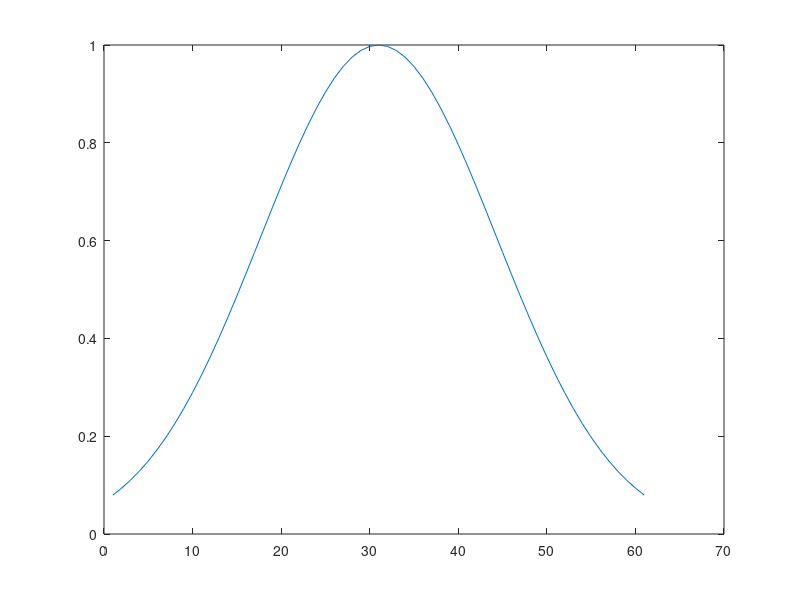
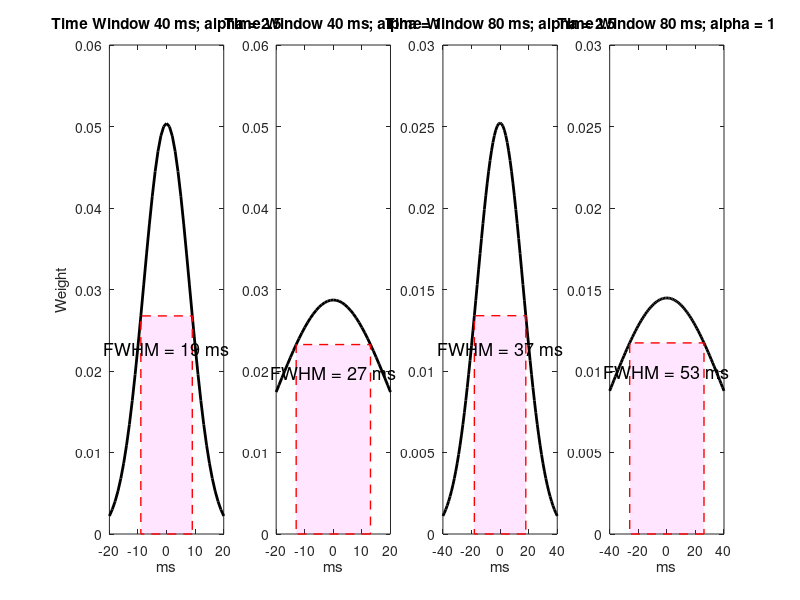
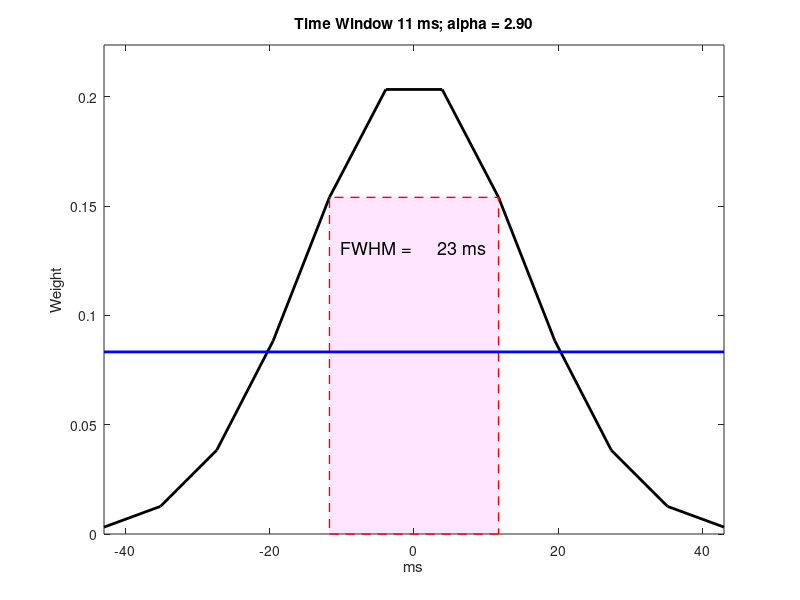

These figures' MATLAB source, in order:
%% FWHM

vec = gausswin(61,2.25);

% Find the half max value.
halfMax = (min(vec) + max(vec)) / 2;
% Find where the vec first drops below half the max.
index1 = find(vec >= halfMax, 1, 'first');
% Find where the vec last rises above half the max.
index2 = find(vec >= halfMax, 1, 'last');
fwhm = index2-index1 + 1; % FWHM in indexes.
1.024*fwhm
plot(vec)


srate = 1024;
time_wind1 = 40;
time_wind2 = 80;
time_scale1 = -time_wind1/2:1:time_wind1/2;
time_scale2 = -time_wind2/2:1:time_wind2/2;

figure('Pos',[16 526 1898 420])
subplot(1,4,1)
data = gausswin(length(time_scale1))'./sum(gausswin(length(time_scale1))); halfMax = (min(data) + max(data)) / 2;
index1 = find(data >= halfMax, 1, 'first');
index2 = find(data >= halfMax, 1, 'last');
plot(time_scale1, data,'k','linewidth',2)
hold on
patch(time_scale1([index1 index2 index2 index1]),[0 0 data([index2 index2])],'m','FaceAlpha',0.1,'EdgeColor','r','LineStyle','--','LineWidth',1);
ylabel('Weight'); xlabel('ms'); title('Time Window 40 ms; alpha = 2.5'); ylim([0 0.06]); xlim([time_scale1(1) time_scale1(end)]);
text(0,data(index1)*.85,sprintf('FWHM = %2.0f ms',time_scale1(index2) - time_scale1(index1) + 1),'FontSize',13,'HorizontalAlignment','center')

subplot(1,4,2)
data = gausswin(length(time_scale1),1)'./sum(gausswin(length(time_scale1),1)); halfMax = (min(data) + max(data)) / 2;
index1 = find(data >= halfMax, 1, 'first');
index2 = find(data >= halfMax, 1, 'last');
plot(time_scale1, data,'k','linewidth',2)
hold on
patch(time_scale1([index1 index2 index2 index1]),[0 0 data([index2 index2])],'m','FaceAlpha',0.1,'EdgeColor','r','LineStyle','--','LineWidth',1);
xlabel('ms'); title('Time Window 40 ms; alpha = 1'); ylim([0 0.06]); xlim([time_scale1(1) time_scale1(end)]);
text(0,data(index1)*.85,sprintf('FWHM = %2.0f ms',time_scale1(index2) - time_scale1(index1) + 1),'FontSize',13,'HorizontalAlignment','center')

subplot(1,4,3)
data = gausswin(length(time_scale2))'./sum(gausswin(length(time_scale2))); halfMax = (min(data) + max(data)) / 2;
index1 = find(data >= halfMax, 1, 'first');
index2 = find(data >= halfMax, 1, 'last');
plot(time_scale2, data,'k','linewidth',2)
hold on
patch(time_scale2([index1 index2 index2 index1]),[0 0 data([index2 index2])],'m','FaceAlpha',0.1,'EdgeColor','r','LineStyle','--','LineWidth',1);
xlabel('ms'); title('Time Window 80 ms; alpha = 2.5'); ylim([0 0.03]); xlim([time_scale2(1) time_scale2(end)]);
text(0,data(index1)*.85,sprintf('FWHM = %2.0f ms',time_scale2(index2) - time_scale2(index1) + 1),'FontSize',13,'HorizontalAlignment','center')

subplot(1,4,4)
data = gausswin(length(time_scale2),1)'./sum(gausswin(length(time_scale2),1)); halfMax = (min(data) + max(data)) / 2;
index1 = find(data >= halfMax, 1, 'first');
index2 = find(data >= halfMax, 1, 'last');
plot(time_scale2, data,'k','linewidth',2)
hold on
patch(time_scale2([index1 index2 index2 index1]),[0 0 data([index2 index2])],'m','FaceAlpha',0.1,'EdgeColor','r','LineStyle','--','LineWidth',1);
xlabel('ms'); title('Time Window 80 ms; alpha = 1'); ylim([0 0.03]); xlim([time_scale2(1) time_scale2(end)]);
text(0,data(index1)*.85,sprintf('FWHM = %2.0f ms',time_scale2(index2) - time_scale2(index1) + 1),'FontSize',13,'HorizontalAlignment','center')




srate = 128;
time_wind = 11;
full_std = 2.9;
time_scale = 1000*(-(time_wind/2)/srate:(1/srate):(time_wind/2)/srate); % ms

figure('Pos',[649 391 620 513])
data = gausswin(length(time_scale),full_std)'./sum(gausswin(length(time_scale),full_std)); halfMax = (min(data) + max(data)) / 2;
index1 = find(data >= halfMax, 1, 'first');
index2 = find(data >= halfMax, 1, 'last');
plot(time_scale, data,'k','linewidth',2)
hold on
patch(time_scale([index1 index2 index2 index1]),[0 0 data([index2 index2])],'m','FaceAlpha',0.1,'EdgeColor','r','LineStyle','--','LineWidth',1);
ylabel('Weight'); xlabel('ms'); title(sprintf('Time Window %i ms; alpha = %2.2f',time_wind,full_std)); ylim([0 max(data)*1.1]); xlim([time_scale(1) time_scale(end)]);
text(0,data(index1)*.85,sprintf('FWHM = %6.0f ms',(time_scale(index2) - time_scale(index1))),'FontSize',13,'HorizontalAlignment','center')
plot([time_scale(1) time_scale(end)],[1/length(time_scale) 1/length(time_scale)], '-b','linewidth',2)
hold off
